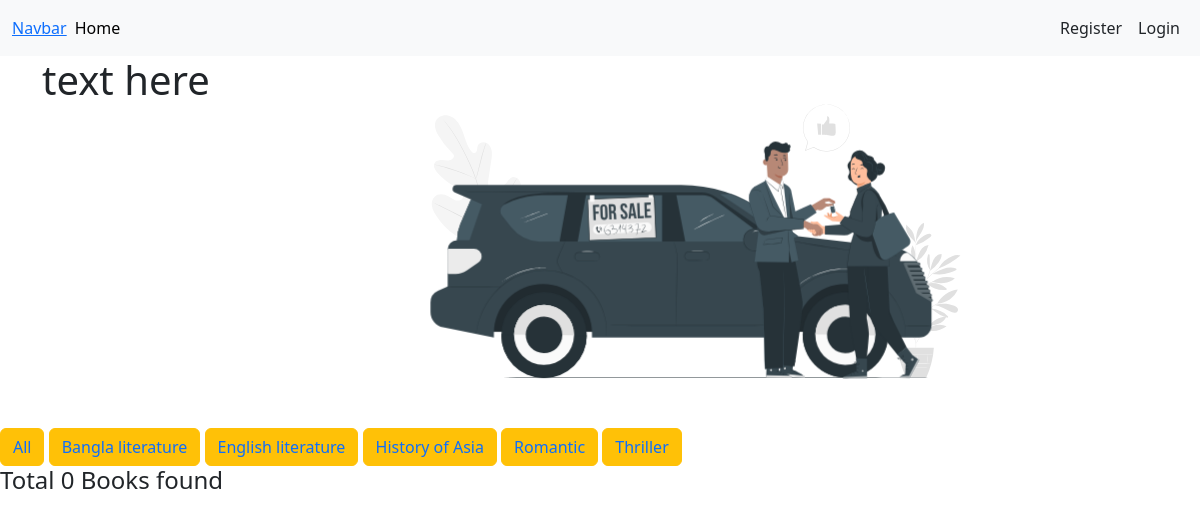
/, run on an earlier commit of the app's database.
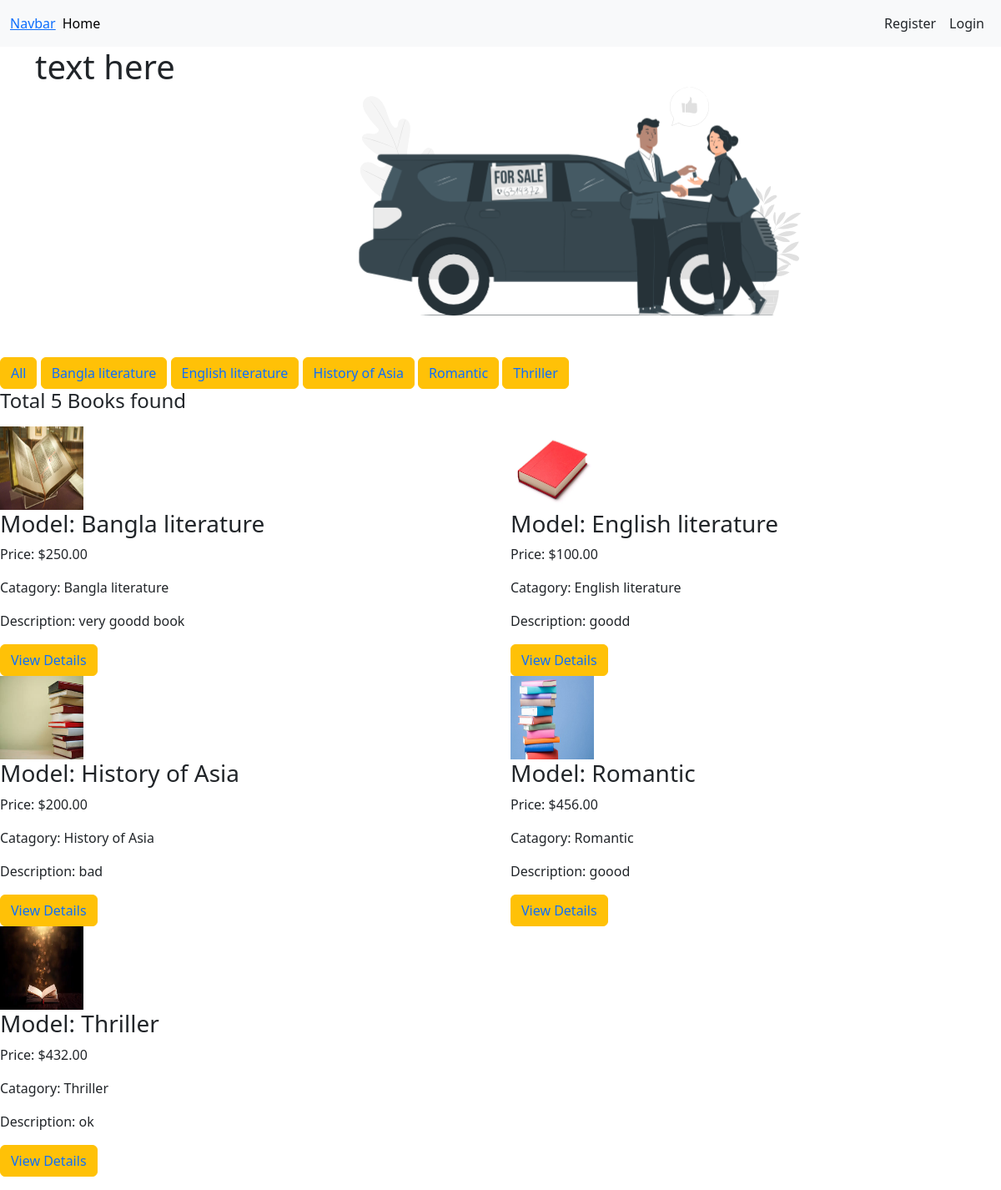
And on a later commit of the database.
### first_app/models.py (models this page shows, shortened)
class Catagory(models.Model):
    name = models.CharField(max_length=50)
    slug = models.SlugField(max_length=50, unique=True, null=True, blank=True)
    def __str__(self):
        return self.name

class Book(models.Model):
    user = models.ForeignKey(User, on_delete=models.CASCADE, default=1)
    Catagory = models.ForeignKey(Catagory,on_delete = models.CASCADE)
    name = models.CharField(max_length=100)
    description = models.TextField()
    quantity = models.IntegerField(default=0)
    price = models.DecimalField(max_digits=10, decimal_places=2)
    image = models.ImageField(upload_to='uploads/', blank=True, null=True)

### first_app/views.py (the view)
# urls.py: path('', views.home, name='home'),
def home(request, Catagory_slug = None):
    Books = Book.objects.all()
    if Catagory_slug is not None:
        Catagorys = Catagory.objects.get(slug = Catagory_slug)
        Books = Book.objects.filter(Catagory = Catagorys)
    Catagorys = Catagory.objects.all()
    return render(request, 'home.html', {'Catagorys': Catagorys, 'Books': Books})

### templates/home.html (shortened to what this page needs)
{% extends "base.html" %}
{% block content %}
<div class="container d-flex">
    <div class='col-4'>
        <h1>text here</h1>
    </div>
    <div class='col-6'>
    </div>
</div>
<button type="button" class="btn btn-warning"><a href="{% url 'all_Books' %}" style="text-decoration: none;">All</a></button>
{% for Catagory in Catagorys %}
<button type="button" class="btn btn-warning"><a href='{% url "Catagory" Catagory.slug %}' style="text-decoration: none;">{{Catagory}}</a> </button>
{% endfor %}
<h4>Total {{Books | length}} Books found</h4>
<div class='d-flex row my-3'>
    {% for Book in Books %}
        <div class='col-6'>
            <img style='width:100px; height:100px' src="{{ Book.image.url }}" alt="{{ Book.name }}">
            <h3>Model: {{ Book.name }}</h3>
            <p>Price: ${{ Book.price }}</p>
            <p>Catagory: {{ Book.Catagory.name }}</p>
            <p>Description: {{Book.description}}</p>
            <button type="button" class="btn btn-warning"><a href="{% url 'bookDetails' Book.id %}" style="text-decoration: none;">View Details</a></button>
        </div>
    {% endfor %}
</div>
{% endblock content %}

### templates/base.html (shortened to what this page needs)
<!DOCTYPE html>
<html lang="en">
<head>
    <link href="https://cdn.jsdelivr.net/npm/bootstrap@5.3.2/dist/css/bootstrap.min.css" rel="stylesheet">
</head>
<body>
    <nav class="navbar navbar-expand-lg bg-body-tertiary">
        <div class="container-fluid">
          <a class="navbar-Catagory" href="#">Navbar</a>
          <div class="collapse navbar-collapse" id="navbarSupportedContent">
            <ul class="navbar-nav me-auto mb-2 mb-lg-0">
              <li class="nav-item">
                <a class="nav-link active" aria-current="page" href={% url "home" %}>Home</a>
              </li>
            </ul>
            <div class="d-flex">
                <ul class="navbar-nav me-auto mb-2 mb-lg-0">
                  {% if request.user.is_authenticated %}
                  <li class="nav-item">
                    <a class="nav-link btn btn-warning text-dark" href="{% url 'deposiMoney'%}">
                      Deposit
                    </a>
                  </li>
                  <div class="nav-link btn btn-warning text-dark">Welcome, {{ request.user.first_name }} (balance : {{request.user.balance}}) </div>
                  <li class="nav-item">
                    <a class="nav-link btn btn-warning text-dark" href='{% url "profile" %}'>Profile</a>
                  </li>
                  <li class="nav-item">
                    <a class="nav-link btn btn-primary text-dark" href='{% url "userLogout" %}'>Logout</a>
                  </li>
                  {% else %}
                    <li class="nav-item">
                        <a class="nav-link btn btn-warning text-dark" href='{% url "register" %}'>Register</a>
                      </li>
                      <li class="nav-item">
                        <a class="nav-link btn btn-primary text-dark" href='{% url "userLogin" %}'>Login</a>
                      </li>
                    {% endif %}
                </ul>
            </div>
          </div>
        </div>
      </nav>
      {% block content %}
      {% endblock content %}
</body>
</html>

What changed in the data, as far as the page shows it:
added Book: image (picture), name "Bangla literature", price "250.00", Catagory.name "Bangla literature", description "very goodd book"
added Book: image (picture), name "English literature", price "100.00", Catagory.name "English literature", description "goodd"
added Book: image (picture), name "History of Asia", price "200.00", Catagory.name "History of Asia", description "bad"
added Book: image (picture), name "Romantic", price "456.00", Catagory.name "Romantic", description "goood"
added Book: image (picture), name "Thriller", price "432.00", Catagory.name "Thriller", description "ok"
Also different on the page:
{{ Books | length }}: "0" → "5"
